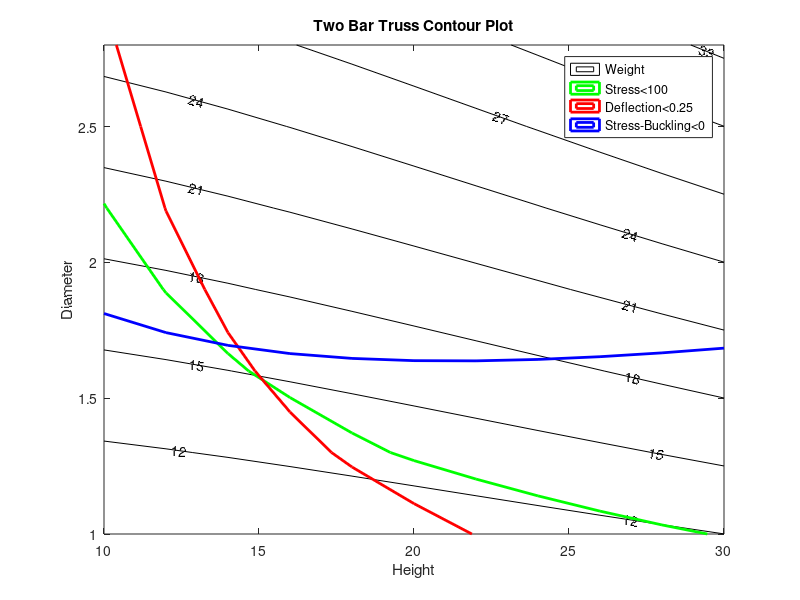

Write MATLAB code to recreate this figure.
% This program constructs a contour plot for the two-bar truss
% constants
clear; close all;
dens = 0.3;
modu = 30000;
load = 66.0;
wdth = 60;
thik = 0.15;
 
% design variables at mesh points
[hght,diam] = meshgrid(10:2:30,1:.3:3);
 
% equations
leng = ((wdth/2)^2 + hght.^2).^0.5;
area = pi .* diam .* thik;
iovera = (diam.^2 + thik^2)/8;
wght = 2 * dens .* leng .* area;
strs = load .* leng ./ (2 .* area .* hght);
buck = pi^2 .* modu .* iovera ./ (leng.^2);
defl = load .* leng.^3 ./ (2 * modu .* area .* hght.^2);
 
figure(1)
[C,h] = contour(hght,diam,wght,12:3:33,'k-');
clabel(C,h,'Labelspacing',250);
title('Two Bar Truss Contour Plot');
xlabel('Height');
ylabel('Diameter');
hold on;

% solid lines to show constraint boundaries
contour(hght,diam,strs,[100,100],'g-','LineWidth',2);
contour(hght,diam,defl,[0.25,0.25],'r-','LineWidth',2);
contour(hght,diam,(strs-buck),[0.0,0.0],'b-','LineWidth',2);

% show a legend
legend('Weight','Stress<100','Deflection<0.25','Stress-Buckling<0')
hold off;
